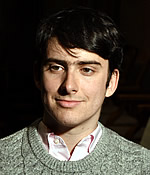
#> input picture common/jeremy.jpg, 150 x 175 px
$ python convolution.py
#> lines starting #> are read from the running program, lines starting #| are printed output that depends on the picture
import numpy as np
from PIL import Image


def convolution(image, kernel):
    """
    Performs convolution on an entire image with a given kernel
    @author Jane O'Reilly
    :param image: A PIL image object
    :param kernel: A square matrix with odd dimension
    :return: convolved image
    """

    kernel_dim = int(np.sqrt(np.size(kernel)))
    img_row = np.shape(image)[0]
    img_col = np.shape(image)[1]
    img_colors = np.shape(image)[2]

    image_array = np.array(image)

    convoluted_img = np.array(image)
    #convoluted_img = np.array(image)

    ker_idx_max = 1 if kernel_dim == 3 else 2
    for row in range(ker_idx_max, img_row - ker_idx_max):
        for col in range(ker_idx_max, img_col - ker_idx_max):
            result = np.array([0])
            """
            The kernel has the following representation (assuming 3x3):
            [(-1, -1) (-1, 0) (-1, 1)]
            [(0,  -1) (0,  0) (0,  1)]
            [(1,  -1) (1,  0) (1,  1)]
            Therefore, our parameter of interest is kernel_dim - 2
            """
            for ker_row in range(-ker_idx_max, ker_idx_max + 1):
                for ker_col in range(-ker_idx_max, ker_idx_max + 1):
                    # print(str(row - ker_row) + " + " + str(col - ker_col))
                    result = result + (kernel[ker_row + ker_idx_max, ker_col + ker_idx_max]
                               * image_array[(row - ker_row), (col - ker_col)])
            convoluted_img[row, col] = result

    final_image = Image.fromarray(convoluted_img)
    return final_image


# [51 lines left out: function convolution_2, not called in this run]


def main():

    def load_image(image_file):
        img = Image.open(image_file)
        return img

    myImage = Image.open("jeremy.jpg");
#> myImage is the input picture: PIL image 150x175 RGB; mean R, G, B 75.7, 67.8, 57.7
    myImage.show();


    image = load_image("jeremy.jpg")


    print(image.size)
#| (150, 175)

    converted_img = np.array(image.convert('RGB'))
    print(converted_img)
#> (printed output is left out)

    image_row = np.ndim(converted_img)
#> image_row = 3
    print(image_row)
#| 3

    image_size = np.size(converted_img)
#> image_size = 78750
    print(image_size)
#| 78750

    imgGray = image.convert('L')
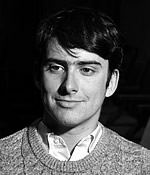
#> imgGray: PIL image 150x175 L; min 0, max 255, mean 69
    imgGray.save('test_gray.jpg')

    b_w_img = np.array(imgGray)
    print(b_w_img)
#> (printed output is left out)

    print(np.size(imgGray))
#| (150, 175)
    print(np.ndim(imgGray))
#| 2

    print(range(1,np.size(imgGray)[0]-2))
#| range(1, 148)


    kernal=np.zeros((3,3))
    print(np.size(kernal))
    print(np.sqrt(np.size(kernal)))

    # convolution(imgGray,kernal).show()

    kernal_gauss = np.array([[1/16, 2/16, 1/16], [2/16, 4/16, 2/16], [1/16, 2/16, 1/16]])
    # [6 lines of commented-out code are left out]
    convolution(converted_img, kernal_gauss).show()
#> after the loop in convolution, `for row in range(ker_idx_max, img_row - ker_idx_max):`:
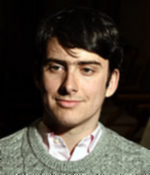
#> convoluted_img: shape (175, 150, 3); mean R, G, B 75.3, 67.4, 57.3


if __name__ == '__main__':
    main()
